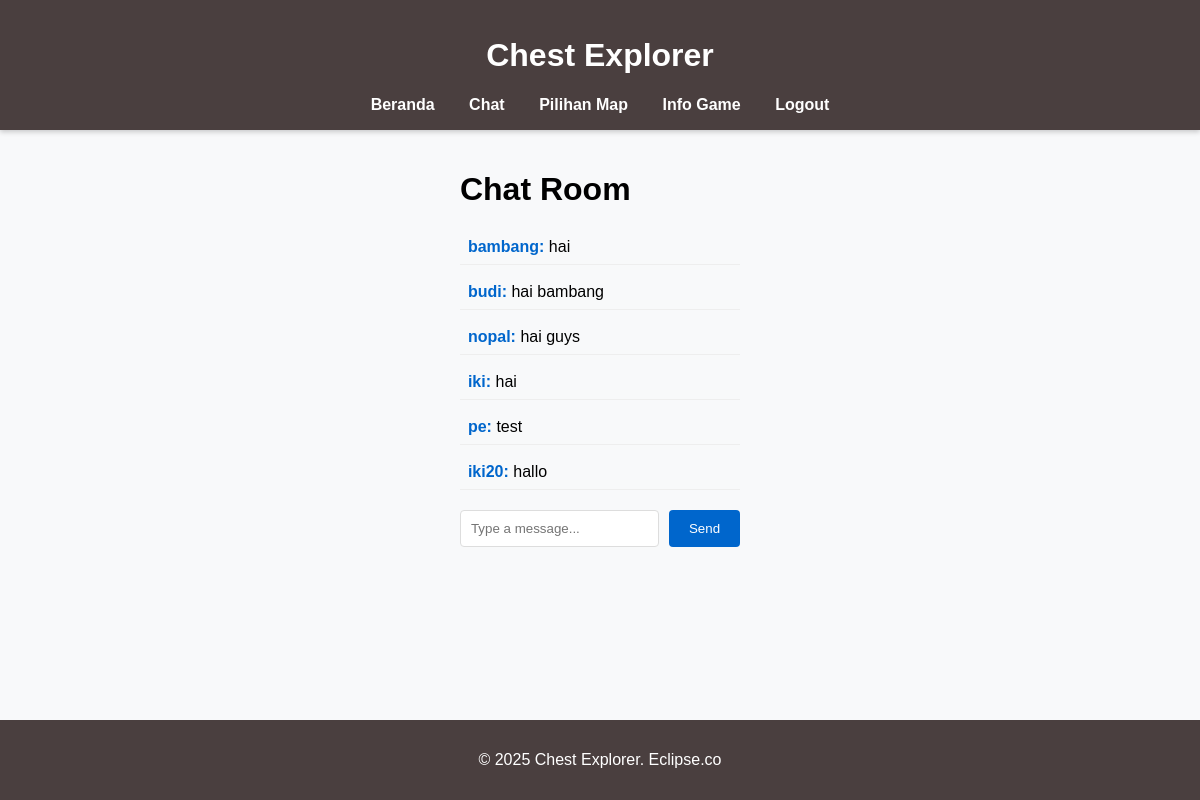
/Controllers/player/chat.php (signed in), run on the app's committed database.
### tables this page shows
CREATE TABLE `messages` (
  `id` int(11) NOT NULL,
  `message` text NOT NULL,
  `timestamp` datetime DEFAULT current_timestamp(),
  `user_id` int(11) NOT NULL
);

CREATE TABLE `user` (
  `id` int(11) NOT NULL,
  `username` varchar(60) NOT NULL,
  `password` varchar(60) NOT NULL,
  `role` varchar(10) NOT NULL
);

### Controllers/player/chat.php (called while the page is built, shortened)
<?php
require_once('../../Core/function.php');
require_once('../../Models/ChatModel.php');
require_once('../../Views/header.php');
$chatModel = new ChatModel();
$messages = $chatModel->getMessages();
require_once('../../Views/player/chat/index.php');
require_once('../../Views/footer.php');
?>

### Models/ChatModel.php (called while the page is built, shortened)
<?php
class ChatModel {
    private $db;
    public function __construct() {
        global $koneksi;
        $this->db = $koneksi;
    }
    public function getMessages() {
        $sql = "SELECT m.id, m.message, m.timestamp, u.username FROM messages m JOIN user u ON m.user_id = u.id ORDER BY m.timestamp asc";
        $result = $this->db->query($sql);
        $messages = [];
        while ($row = $result->fetch_assoc()) {
            $messages[] = $row;
        }
        return $messages;
    }
}
?>

### Views/player/chat/index.php (the view, shortened to what this page needs)
<!DOCTYPE html>
<html lang="id">
<head>
    <link rel="stylesheet" href="../../Asset/Style.css">
</head>
<body>
    <div class="chat-container">
        <h1>Chat Room</h1>
        <div id="messages">
            <?php foreach ($messages as $message): ?>
                <div class="chat-message">
                    <strong><?= htmlspecialchars($message['username'] ?? 'Anonymous') ?>:</strong>
                    <span><?= htmlspecialchars($message['message'] ?? '') ?></span>
                </div>
            <?php endforeach; ?>
        </div>
        <form id="chat-form" method="post">
            <input type="text" id="message" name="message" placeholder="Type a message..." required>
            <button type="submit">Send</button>
        </form>
    </div>
</body>
</html>

### Asset/Style.css (style rules this page uses)
body { margin: 0; font-family: 'Comic Sans MS', cursive, sans-serif; background-color: #f8f9fa; }
.chat-container { max-width: 600px; margin: 0 auto; padding: 20px; }
.chat-message { margin-bottom: 10px; padding: 8px; border-bottom: 1px solid #eee; }
.chat-message strong { color: #0066cc; }
#chat-form { margin-top: 20px; display: flex; gap: 10px; }
#message { flex: 1; padding: 10px; border: 1px solid #ddd; border-radius: 4px; }
button[type="submit"] { padding: 10px 20px; background-color: #0066cc; color: white; border: none; border-radius: 4px; cursor: pointer; }
:root { --input-padding-x: 0.75rem; --input-padding-y: 0.75rem; --font-family-sans-serif: 'Nunito', sans-serif; --font-size-base: 1rem; --line-height-base: 1.6; }
body { font-size: var(--font-size-base); }
body, html { height: 100%; margin: 0; display: flex; flex-direction: column; }

### Views/header.php (style rules this page uses)
body { margin: 0; font-family: 'Comic Sans MS', cursive, sans-serif; background-color: #f8f9fa; }

### data on the page
messages: user.username "bambang", message "hai"
messages: user.username "budi", message "hai bambang"
messages: user.username "nopal", message "hai guys"
messages: user.username "iki", message "hai"
messages: user.username "pe", message "test"
messages: user.username "iki20", message "hallo"
